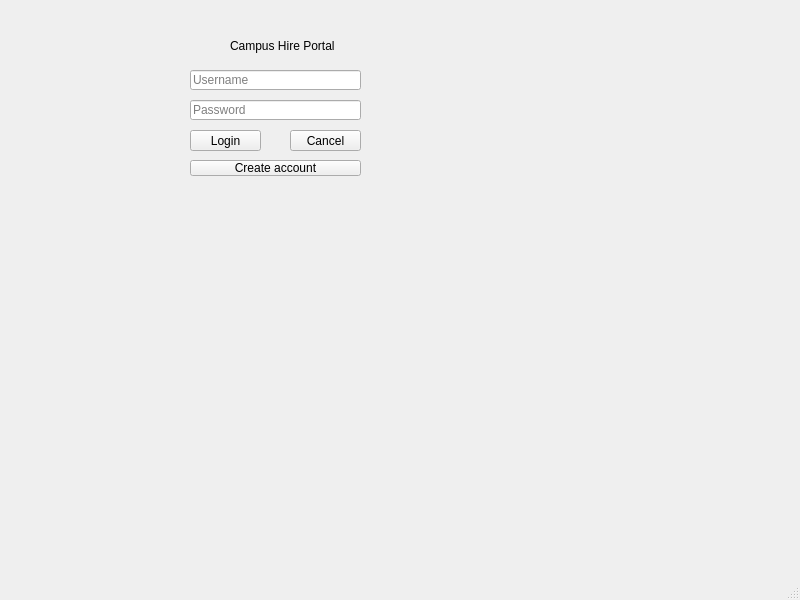
<?xml version="1.0" encoding="UTF-8"?>
<ui version="4.0">
 <class>MainWindow</class>
 <widget class="QMainWindow" name="MainWindow">
  <property name="geometry">
   <rect>
    <x>0</x>
    <y>0</y>
    <width>800</width>
    <height>600</height>
   </rect>
  </property>
  <property name="windowTitle">
   <string>MainWindow</string>
  </property>
  <widget class="QWidget" name="centralwidget">
   <widget class="QLabel" name="label">
    <property name="geometry">
     <rect>
      <x>230</x>
      <y>30</y>
      <width>121</width>
      <height>31</height>
     </rect>
    </property>
    <property name="text">
     <string>Campus Hire Portal</string>
    </property>
   </widget>
   <widget class="QLineEdit" name="usernameLineEdit">
    <property name="geometry">
     <rect>
      <x>190</x>
      <y>70</y>
      <width>171</width>
      <height>20</height>
     </rect>
    </property>
    <property name="placeholderText">
     <string>Username</string>
    </property>
   </widget>
   <widget class="QLineEdit" name="passwordLineEdit">
    <property name="geometry">
     <rect>
      <x>190</x>
      <y>100</y>
      <width>171</width>
      <height>20</height>
     </rect>
    </property>
    <property name="echoMode">
     <enum>QLineEdit::EchoMode::Password</enum>
    </property>
    <property name="placeholderText">
     <string>Password</string>
    </property>
   </widget>
   <widget class="QPushButton" name="loginButton">
    <property name="geometry">
     <rect>
      <x>190</x>
      <y>130</y>
      <width>71</width>
      <height>21</height>
     </rect>
    </property>
    <property name="text">
     <string>Login</string>
    </property>
   </widget>
   <widget class="QPushButton" name="createaccountButton">
    <property name="geometry">
     <rect>
      <x>190</x>
      <y>160</y>
      <width>171</width>
      <height>16</height>
     </rect>
    </property>
    <property name="text">
     <string>Create account</string>
    </property>
   </widget>
   <widget class="QPushButton" name="cancelButton">
    <property name="geometry">
     <rect>
      <x>290</x>
      <y>130</y>
      <width>71</width>
      <height>21</height>
     </rect>
    </property>
    <property name="text">
     <string>Cancel</string>
    </property>
   </widget>
  </widget>
  <widget class="QMenuBar" name="menubar">
   <property name="geometry">
    <rect>
     <x>0</x>
     <y>0</y>
     <width>800</width>
     <height>18</height>
    </rect>
   </property>
  </widget>
  <widget class="QStatusBar" name="statusbar"/>
 </widget>
 <resources/>
 <connections/>
</ui>
